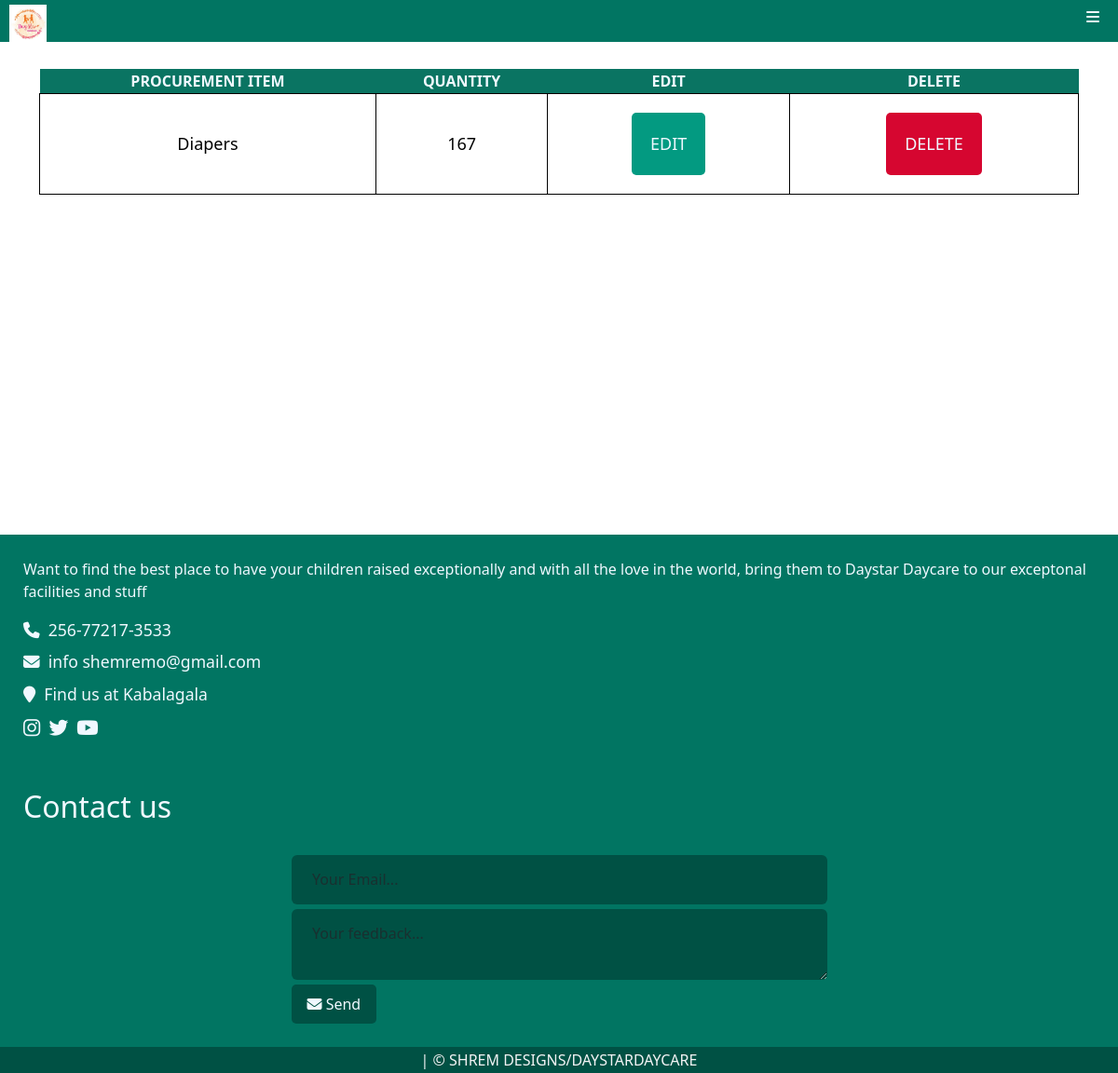
/prooverall/ (signed in), run on an earlier commit of the app's database.
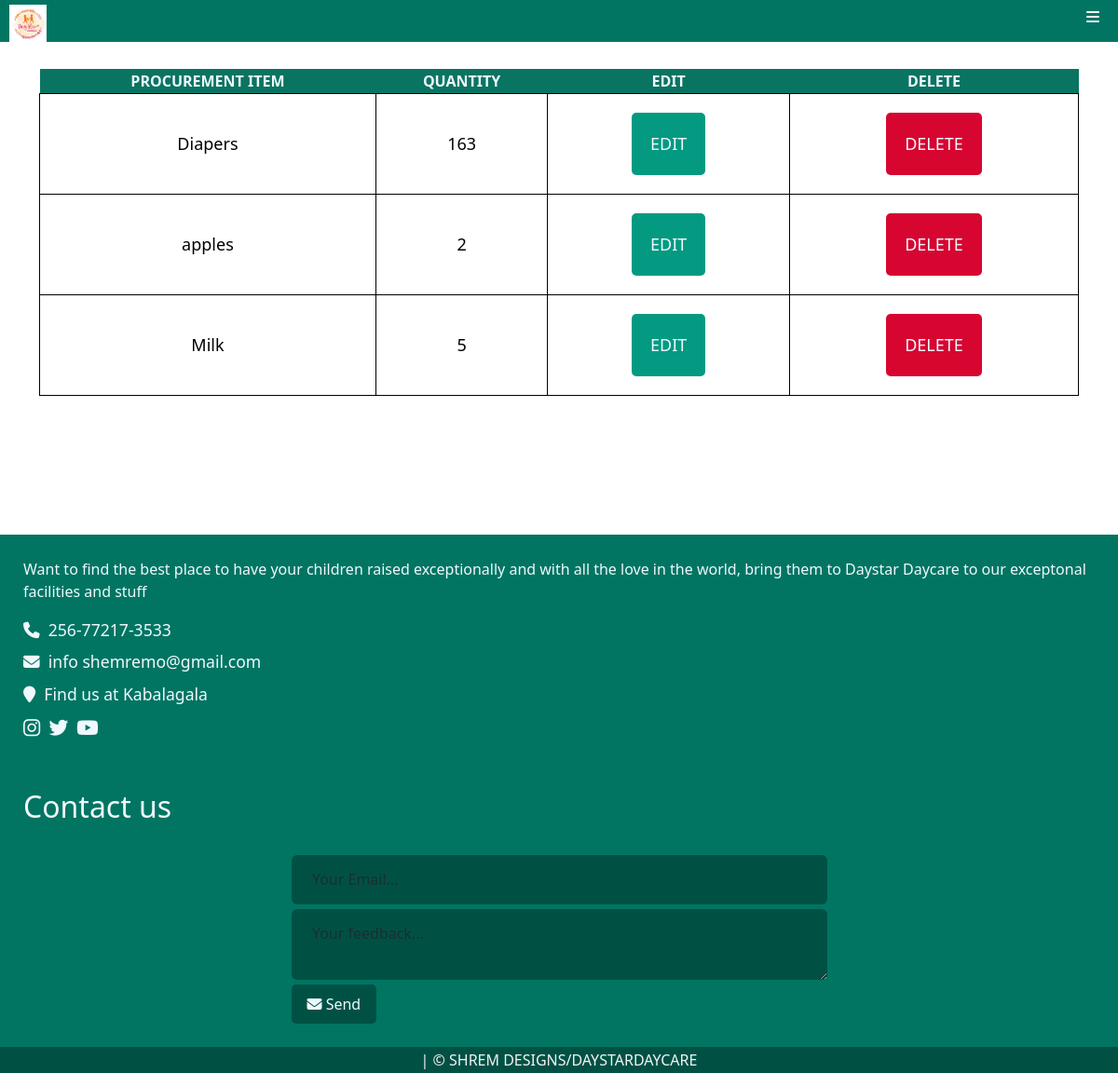
And on a later commit of the database.
### Daystarapp/models.py (models this page shows, shortened)
class Procure(models.Model):
    pitems = models.CharField( max_length= 100, null=True, blank=True)
    amount = models.IntegerField( blank=True, null=True)

### Daystarapp/views.py (the view)
# urls.py: path('prooverall/', views.prototalview, name='prototalview'),
@login_required(login_url='index')
def prototalview(request):
    prototal = Procure.objects.all()
    return render(request, 'Daystarapp/prooverall.html', {'prototal': prototal})

### Daystarapp/templates/Daystarapp/prooverall.html (shortened to what this page needs)
{% extends "Daystarapp/base.html" %}
{% load bootstrap5 %}
{% block content %}
<br>
<div class="container" style="min-height: 500px;">
  <div style="overflow-x: auto;">
    <table style="width: 100%;">
        <tr>
          <th>PROCUREMENT ITEM</th>
          <th>QUANTITY</th>
          <th>EDIT</th>
          <th>DELETE</th>
        </tr>
        {% for sits in prototal %}
        <tr>
            <td>{{sits.pitems}}</td>
            <td>{{sits.amount}}</td>
            <td><a href="/editproview/{{sits.id}}"><button type="submit" class="edbutton">EDIT</button></a></td>
            <td><a href="/deleteproview/{{sits.id}}"><button type="submit"  style="background-color: rgb(214, 6, 48);">DELETE</button></a></td>
        </tr>
        {% endfor %}
    </table>
    <br>
  </div>
</div>
{% endblock %}

What changed in the data, as far as the page shows it:
changed Procure "Diapers": amount "167" → "163"
added Procure: pitems "apples", amount "2"
added Procure: pitems "Milk", amount "5"
